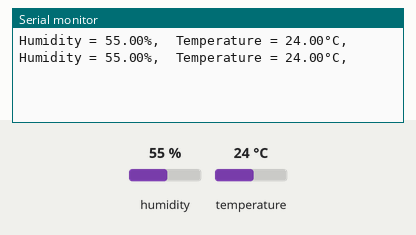
The sketch below on a simulated Arduino Uno, built with avr-gcc and run on an emulated ATmega328P. Shown: the last lines printed to the serial monitor. Inputs (shaded band) come from the test bench; at power-on: humidity 55 %, temperature 24 °C.

Above: at 2.8 s.
2.9 s: humidity set to 22 %
At 5.3 s:
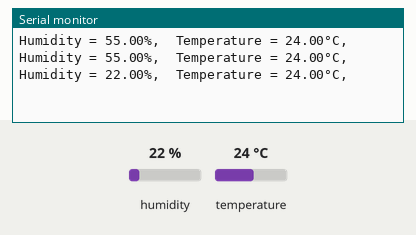
5.6 s: temperature set to 12 °C
At 6.5 s:
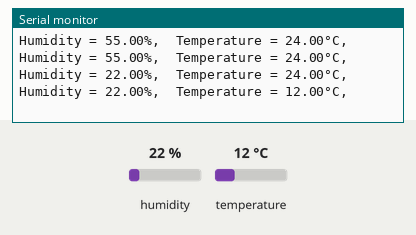
8.3 s: humidity set to 40 %
At 11.3 s:
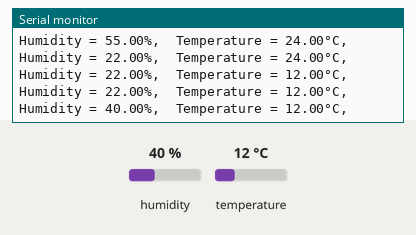
Timing chart, 0 to 12.8 s (numbered marks = the images above; inputs shaded):
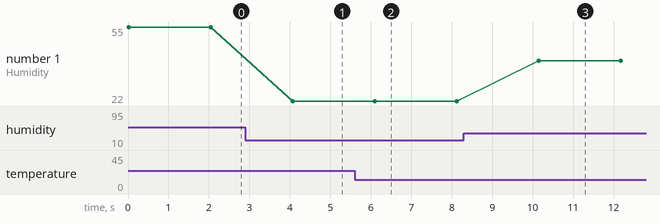

The sketch:

DHTTest.ino
```cpp
// Include functions and define macros.
#include <DHT.h>
#define PINNUMBER 14
#define DHTTYPE DHT11

// Define dht object based on class constructor.
DHT dht(PINNUMBER, DHTTYPE);
float h,t;

void setup()
{
  Serial.begin(9600);
  // Initialize using begin function.
  dht.begin();
}

void loop()
{
  // Stores component data into globally declared floats.
  h = dht.readHumidity();
  t = dht.readTemperature();

  //Format and print data.
  Serial.print('\n');
  Serial.print("Humidity = ");
  Serial.print(h);
  Serial.print("%,  ");
  Serial.print("Temperature = ");
  Serial.print(t);
  Serial.print("°C, ");

  // Delay 2 seconds so we don't get NAN results.
  delay(2000);
}
```

Measured:
- after the input at 2.9 s, the serial monitor: prints a new line after 1.2 s (image 1)
- after the input at 5.6 s, the serial monitor: prints a new line after 0.50 s (image 2)
- after the input at 8.3 s, the serial monitor: prints a new line after 1.8 s (image 3)
- plotted number 1: 55 → 22 after the input at 2.9 s, 22 → 40 after the input at 8.3 s
